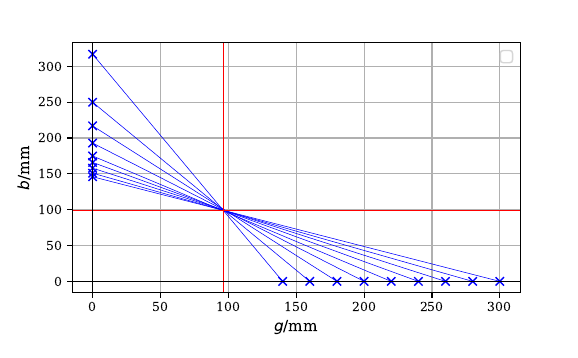

The Python source for this figure:
import matplotlib; matplotlib.use('agg')
import matplotlib.pyplot as plt
import numpy as np
from scipy.optimize import curve_fit
from uncertainties import ufloat
from scipy.constants import mu_0
import math


g, b = np.genfromtxt('daten.txt', unpack=True)

c = np.array([0, 0, 0, 0, 0, 0, 0, 0, 0, 0])

def f(x, a, b):
   return a * x + b

x_plot = np.linspace(0, 17)
plt.gcf().subplots_adjust(bottom=0.18)
for i in range(0, 9, 1):
    plt.plot([0, g[i]], [b[i], 0], 'bx-', linewidth = 0.4)
plt.legend()
plt.grid()
plt.ylabel(r'$b / $mm')
plt.xlabel(r'$g / $mm')
plt.axvline(x=96.5, linewidth=0.3,color = 'r')
plt.axhline(y=99, linewidth=0.3,color = 'r')
plt.axvline(x=0, color='k', linewidth=0.5)
plt.axhline(y=0, color='k', linewidth=0.5)
plt.savefig('plot1.pdf')